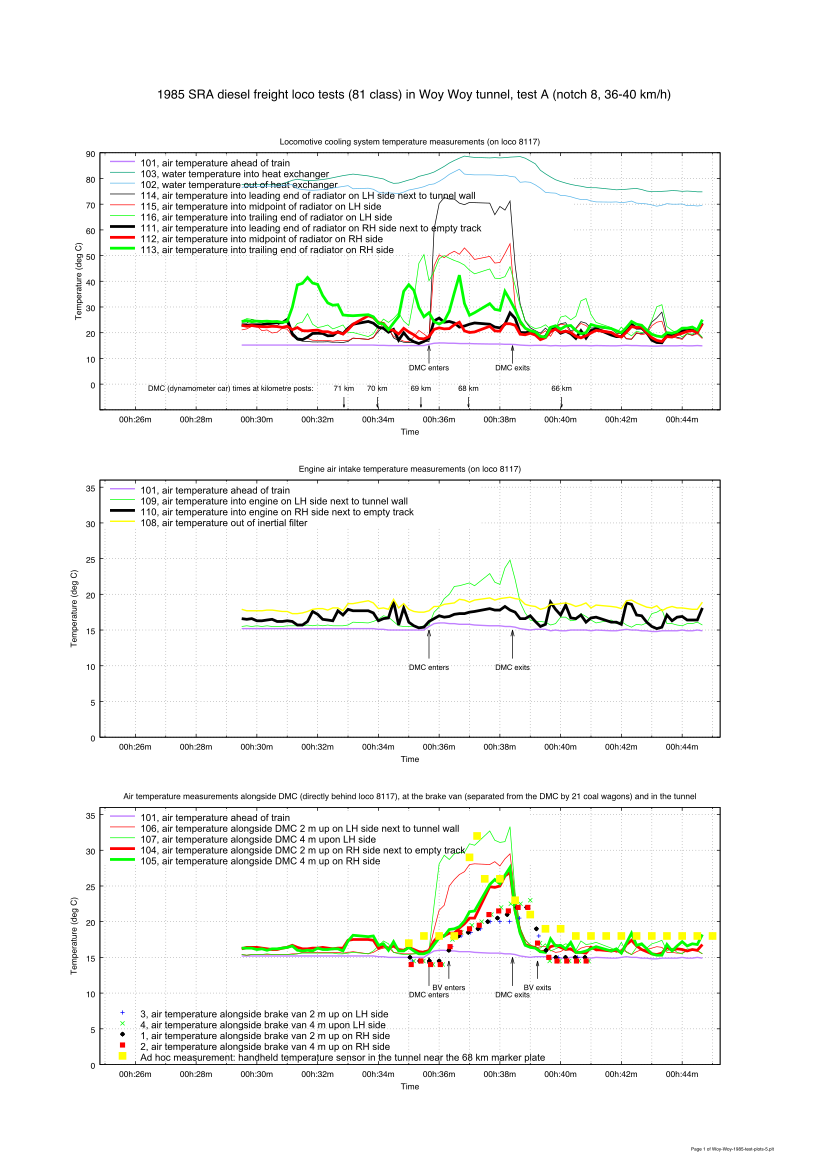

gnuplot code for this plot:
# A gnuplot file for plotting the test data from the 1985 temperature tests
# of a diesel freight train going uphill through the Woy Woy tunnel in northern
# New South Wales.  The original data is from the NSW SRA's test report.
#
# The Woy Woy tunnel is a straight, twin-track, horseshoe shaped brick tunnel
# built in the 1880s.  It is 1.79 km long and has a 1 in 150 gradient.
#
# Three tests were run, with two locos hauling a load uphill through the
# tunnel.  The second locos was heavily instrumented (temperature sensors)
# Two runs were made at notch 8 (full power) and one at notch 6.
#
# These tests led to the bodyshells of the class 81 locos being modified.
# The engine air intakes were moved lower down on the bodyshell so that the
# engine drew in cooler air when passing through a tunnel.

set terminal pdf size 21cm, 29.7cm enhanced
set output "Woy-Woy-1985-test-plots-5.pdf"
set multiplot

# Set the X axis data format in the data files.
set xdata time
set timefmt "%H:%M:%S"

# Page title and a QA label text.
set label 1 "{/*1.5 1985 SRA diesel freight loco tests (81 class) in Woy Woy tunnel, test A (notch 8, 36-40 km/h)}" at screen 0.5, 0.92 center
set label 101 "{/*0.55 Page 1 of Woy-Woy-1985-test-plots-5.plt}" at screen 0.935, 0.02 right

# Define variables that set where the labels and arrows go.  We adjust some
# of these for the different graphs.
DMCy   = -1            # Base position for the DMC labels/arrows on the Y axis
DMCup1 = -4            # Offset from the base position, to where km post arrows start on the Y axis
DMCup2 = -8            # Offset to where km post arrows ends on the Y axis
tlabel = "00:31:52"    # Position at which the DMC label goes on the X axis
t71    = "00:32:52"    # When the DMC passes the 71 km post on the X axis
t70    = "00:33:58"
t69    = "00:35:24"
tentry = "00:35:40"    # When the DMC enters the tunnel
t68    = "00:36:58"
texit  = "00:38:25"    # When the DMC exits the tunnel
t66    = "00:40:02"
DMCup3 = 9             # Position at which the train entry/exit arrows start on the Y axis
DMCup4 = +16           # Position at which the train entry/exit arrows finish on the Y axis
BVy = 3                # Base position for the brake van labels/arrows goes on the Y axis
BVup1 = 9              # Position at which brake van entry/exit arrows start on the Y axis
BVup2 = +11.5          # Position at which brake van entry/exit arrows finish on the Y axis
BVentry = "00:36:19.2" # When the brake van enters on the X axis
BVexit = "00:39:14.4"  # When the brake van exits on the X axis

# Top graph on page 1
set title "Locomotive cooling system temperature measurements (on loco 8117)"
set xrange ["00:24:50":"00:45:15"]
set xlabel "Time"
set ylabel "Temperature (deg C)"
set bmargin at screen 0.65
set tmargin at screen 0.87
set lmargin at screen 0.12
set rmargin at screen 0.87
set xtics format "%Hh:%Mm"
set grid xtics mxtics ytics y2tics
set yrange [-10:90]
set ytics 10
set label 2 "{/*0.9 DMC (dynamometer car) times at kilometre posts:}" at first tlabel, first DMCy right
set label 3 "{/*0.9 71 km}" at first t71, first DMCy center
set arrow 3 from first t71, first DMCy+DMCup1 to t71, first DMCy+DMCup2 head
set label 4 "{/*0.9 70 km}" at first t70, first DMCy center
set arrow 4 from first t70, first DMCy+DMCup1 to t70, first DMCy+DMCup2 head
set label 5 "{/*0.9 69 km}" at first t69, first DMCy center
set arrow 5 from first t69, first DMCy+DMCup1 to t69, first DMCy+DMCup2 head
set label 6 "{/*0.9 DMC enters}" at first tentry, first DMCy+DMCup3-1 center
set arrow 6 from first tentry, first DMCy+DMCup3 to tentry, first DMCy+DMCup4 head
set label 7 "{/*0.9 68 km}" at first t68, first DMCy center
set arrow 7 from first t68, first DMCy+DMCup1 to t68, first DMCy+DMCup2 head
set label 8 "{/*0.9 DMC exits}" at first texit, first DMCy+DMCup3-1 center
set arrow 8 from first texit, first DMCy+DMCup3 to texit, first DMCy+DMCup4 head
set label 9 "{/*0.9 66 km}" at first t66, first DMCy center
set arrow 9 from first t66, first DMCy+DMCup1 to t66, first DMCy+DMCup2 head
set key top left reverse Left font "arial,14"
set ytics ("" -10, "0" 0, "10" 10, "20" 20, "30" 30, "40" 40, "50" 50, "60" 60, "70" 70, "80" 80, "90" 90)
plot "Woy-Woy-1985-test-data-Digistrip.txt" \
using 1:2 title "101, air temperature ahead of train" with lines lc "purple" lw 2, \
"" using 1:4 title "103, water temperature into heat exchanger" with lines, \
"" using 1:3 title "102, water temperature out of heat exchanger" with lines, \
"" using 1:15 title "114, air temperature into leading end of radiator on LH side next to tunnel wall" with lines lc "black" , \
"" using 1:16 title "115, air temperature into midpoint of radiator on LH side" with lines lc "red", \
"" using 1:17 title "116, air temperature into trailing end of radiator on LH side" with lines lc "green", \
"" using 1:12 title "111, air temperature into leading end of radiator on RH side next to empty track" with lines lc "black" lw 4, \
"" using 1:13 title "112, air temperature into midpoint of radiator on RH side" with lines lc "red" lw 4, \
"" using 1:14 title "113, air temperature into trailing end of radiator on RH side" with lines lc "green" lw 4
unset label
unset arrow


# Middle graph on page 1
DMCup3 = 12
DMCup4 = +16
set title "Engine air intake temperature measurements (on loco 8117)"
set bmargin at screen 0.37
set tmargin at screen 0.59
set lmargin at screen 0.12
set rmargin at screen 0.87
set yrange [0:36]
set ytics 5
set label 6 "{/*0.9 DMC enters}" at first tentry, first DMCy+DMCup3-1 center
set arrow 6 from first tentry, first DMCy+DMCup3 to tentry, first DMCy+DMCup4 head
set label 8 "{/*0.9 DMC exits}" at first texit, first DMCy+DMCup3-1 center
set arrow 8 from first texit, first DMCy+DMCup3 to texit, first DMCy+DMCup4 head
plot "Woy-Woy-1985-test-data-Digistrip.txt" \
using 1:2 title "101, air temperature ahead of train" with lines lc "purple" lw 2, \
"" using 1:10 title "109, air temperature into engine on LH side next to tunnel wall" with lines lc "green", \
"" using 1:11 title "110, air temperature into engine on RH side next to empty track" with lines lc "black" lw 4, \
"" using 1:9 title "108, air temperature out of inertial filter" with lines lc "yellow" lw 2


# First bottom graph on page 1
set title "Air temperature measurements alongside DMC (directly behind loco 8117), at the brake van (separated from the DMC by 21 coal wagons) and in the tunnel"
DMCup3 = 12
DMCup4 = +16
set bmargin at screen 0.09
set tmargin at screen 0.31
set lmargin at screen 0.12
set rmargin at screen 0.87
set yrange [0:36]
set ytics 5
set label 6 "{/*0.9 DMC enters}" at first tentry, first DMCy+DMCup3-1 center
set arrow 6 from first tentry, first DMCy+DMCup3 to tentry, first DMCy+DMCup4 head
set label 8 "{/*0.9 DMC exits}" at first texit, first DMCy+DMCup3-1 center
set arrow 8 from first texit, first DMCy+DMCup3 to texit, first DMCy+DMCup4 head
plot "Woy-Woy-1985-test-data-Digistrip.txt" \
using 1:2 title "101, air temperature ahead of train" with lines lc "purple" lw 2, \
"" using 1:7 title "106, air temperature alongside DMC 2 m up on LH side next to tunnel wall" with lines lc "red", \
"" using 1:8 title "107, air temperature alongside DMC 4 m upon LH side" with lines lc "green", \
"" using 1:5 title "104, air temperature alongside DMC 2 m up on RH side next to empty track" with lines lc "red" lw 4, \
"" using 1:6 title "105, air temperature alongside DMC 4 m up on RH side" with lines lc "green" lw 4
set key bottom left reverse Left font "arial,14"
# Second bottom graph on page 1, without a border (so the graph key can be split in two).
unset title
unset xlabel
unset ylabel
unset ytics
unset xtics
unset border
unset grid
set label 6 "{/*0.9 BV enters}" at first BVentry, first BVy+BVup1-1 center
set arrow 6 from first BVentry, first BVy+BVup1 to BVentry, first BVy+BVup2 head
set label 8 "{/*0.9 BV exits}" at first BVexit, first BVy+BVup1-1 center
set arrow 8 from first BVexit, first BVy+BVup1 to BVexit, first BVy+BVup2 head
plot "Woy-Woy-1985-test-brake-van-TC3.txt" using 1:3 title "3, air temperature alongside brake van 2 m up on LH side" with points pt 1  pointsize 0.5 lc "blue" lw 1 axes x1y1, \
"Woy-Woy-1985-test-brake-van-TC4.txt" using 1:3 title "4, air temperature alongside brake van 4 m upon LH side" with points pt 2 ps 0.5 lc "green" axes x1y1, \
"Woy-Woy-1985-test-brake-van-TC1.txt" using 1:3 title "1, air temperature alongside brake van 2 m up on RH side" with points pt 3 ps 0.3 lc "black" lw 5 axes x1y1 , \
"Woy-Woy-1985-test-brake-van-TC2.txt" using 1:3 title "2, air temperature alongside brake van 4 m up on RH side" with points pt 4 ps 0.2 lc "red" lw 5 axes x1y1, \
"Woy-Woy-1985-test-68-km-post.txt" using 1:2 title "Ad hoc measurement: handheld temperature sensor in the tunnel near the 68 km marker plate" with points pt 5 ps 0.5 lc "yellow" lw 5 axes x1y1
#reset border


unset multiplot # start a new page
set multiplot
set label 101 "{/*0.55 Page 2 of Woy-Woy-1985-test-plots-5.plt}" at screen 0.935, 0.02 right
set label 1 "{/*1.5 1985 SRA diesel freight loco tests (81 class) in Woy Woy tunnel, test C (notch 8, 34-35 km/h)}" at screen 0.5, 0.92 center
set xrange ["04:02:46":"04:23:11"]
tlabel = "04:11:00"
t71    = "04:04:07"
t70    = "04:05:37"
t69    = "04:12:54"
tentry = "04:13:36"
t68    = "04:15:30"
texit  = "04:17:07"
t66    = "04:18:55"
DMCup3 = 9
DMCup4 = +16
BVentry = "04:14:40"
BVexit = "04:17:43"
# Top graph on page 2
set border
set title "Locomotive cooling system temperature measurements (on loco 8117)"
set xlabel "Time"
set ylabel "Temperature (deg C)"
set bmargin at screen 0.65
set tmargin at screen 0.87
set lmargin at screen 0.12
set rmargin at screen 0.87
set xtics format "%Hh:%Mm"
set grid xtics mxtics ytics y2tics
set yrange [-10:90]
set ytics 10
set label 2 "{/*0.9 DMC times at kilometre posts:}" at first tlabel, first DMCy right
set label 3 "{/*0.9 71 km}" at first t71, first DMCy center
set arrow 3 from first t71, first DMCy+DMCup1 to t71, first DMCy+DMCup2 head
set label 4 "{/*0.9 70 km}" at first t70, first DMCy center
set arrow 4 from first t70, first DMCy+DMCup1 to t70, first DMCy+DMCup2 head
set label 5 "{/*0.9 69 km}" at first t69, first DMCy center
set arrow 5 from first t69, first DMCy+DMCup1 to t69, first DMCy+DMCup2 head
set label 6 "{/*0.9 DMC enters}" at first tentry, first DMCy+DMCup3-1 center
set arrow 6 from first tentry, first DMCy+DMCup3 to tentry, first DMCy+DMCup4 head
set label 7 "{/*0.9 68 km}" at first t68, first DMCy center
set arrow 7 from first t68, first DMCy+DMCup1 to t68, first DMCy+DMCup2 head
set label 8 "{/*0.9 DMC exits}" at first texit, first DMCy+DMCup3-1 center
set arrow 8 from first texit, first DMCy+DMCup3 to texit, first DMCy+DMCup4 head
set label 9 "{/*0.9 66 km}" at first t66, first DMCy center
set arrow 9 from first t66, first DMCy+DMCup1 to t66, first DMCy+DMCup2 head
set key top left reverse Left font "arial,14"
set ytics ("" -10, "0" 0, "10" 10, "20" 20, "30" 30, "40" 40, "50" 50, "60" 60, "70" 70, "80" 80, "90" 90)
plot "Woy-Woy-1985-test-data-Digistrip.txt" \
using 1:2 title "101, air temperature ahead of train" with lines lc "purple" lw 2, \
"" using 1:4 title "103, water temperature into heat exchanger" with lines, \
"" using 1:3 title "102, water temperature out of heat exchanger" with lines, \
"" using 1:15 title "114, air temperature into leading end of radiator on LH side" with lines lc "black" , \
"" using 1:16 title "115, air temperature into midpoint of radiator on LH side" with lines lc "red", \
"" using 1:17 title "116, air temperature into trailing end of radiator on LH side" with lines lc "green", \
"" using 1:12 title "111, air temperature into leading end of radiator on RH side next to empty track" with lines lc "black" lw 4, \
"" using 1:13 title "112, air temperature into midpoint of radiator on RH side" with lines lc "red" lw 4, \
"" using 1:14 title "113, air temperature into trailing end of radiator on RH side" with lines lc "green" lw 4
unset label
unset arrow


# Middle graph on page 2
DMCup3 = 12
DMCup4 = +16
set title "Engine air intake temperature measurements (on loco 8117)"
set bmargin at screen 0.37
set tmargin at screen 0.59
set lmargin at screen 0.12
set rmargin at screen 0.87
set yrange [0:36]
set ytics 5
set label 6 "{/*0.9 DMC enters}" at first tentry, first DMCy+DMCup3-1 center
set arrow 6 from first tentry, first DMCy+DMCup3 to tentry, first DMCy+DMCup4 head
set label 8 "{/*0.9 DMC exits}" at first texit, first DMCy+DMCup3-1 center
set arrow 8 from first texit, first DMCy+DMCup3 to texit, first DMCy+DMCup4 head
plot "Woy-Woy-1985-test-data-Digistrip.txt" \
using 1:2 title "101, air temperature ahead of train" with lines lc "purple" lw 2, \
"" using 1:10 title "109, air temperature into engine on LH side next to tunnel wall" with lines lc "green", \
"" using 1:11 title "110, air temperature into engine on RH side next to empty track" with lines lc "black" lw 4, \
"" using 1:9 title "108, air temperature out of inertial filter" with lines lc "yellow" lw 2


# First bottom graph on page 2
set title "Air temperature measurements alongside DMC (directly behind loco 8117), at the brake van (separated from the DMC by 21 coal wagons) and in the tunnel"
DMCup3 = 12
DMCup4 = +16
set bmargin at screen 0.09
set tmargin at screen 0.31
set lmargin at screen 0.12
set rmargin at screen 0.87
set yrange [0:36]
set ytics 5
set label 6 "{/*0.9 DMC enters}" at first tentry, first DMCy+DMCup3-1 center
set arrow 6 from first tentry, first DMCy+DMCup3 to tentry, first DMCy+DMCup4 head
set label 8 "{/*0.9 DMC exits}" at first texit, first DMCy+DMCup3-1 center
set arrow 8 from first texit, first DMCy+DMCup3 to texit, first DMCy+DMCup4 head
plot "Woy-Woy-1985-test-data-Digistrip.txt" \
using 1:2 title "101, air temperature ahead of train" with lines lc "purple" lw 2, \
"" using 1:7 title "106, air temperature alongside DMC 2 m up on LH side next to tunnel wall" with lines lc "red", \
"" using 1:8 title "107, air temperature alongside DMC 4 m upon LH side" with lines lc "green", \
"" using 1:5 title "104, air temperature alongside DMC 2 m up on RH side next to empty track" with lines lc "red" lw 4, \
"" using 1:6 title "105, air temperature alongside DMC 4 m up on RH side" with lines lc "green" lw 4
set key bottom left reverse Left font "arial,14"
# Second bottom graph on page 2 (no border)
unset title
unset xlabel
unset ylabel
unset ytics
unset xtics
unset border
unset grid
set label 6 "{/*0.9 BV enters}" at first BVentry, first BVy+BVup1-1 center
set arrow 6 from first BVentry, first BVy+BVup1 to BVentry, first BVy+BVup2 head
set label 8 "{/*0.9 BV exits}" at first BVexit, first BVy+BVup1-1 center
set arrow 8 from first BVexit, first BVy+BVup1 to BVexit, first BVy+BVup2 head
plot "Woy-Woy-1985-test-brake-van-TC3.txt" using 1:3 title "3, air temperature alongside brake van 2 m up on LH side" with points pt 1  pointsize 0.5 lc "blue" lw 1 axes x1y1, \
"Woy-Woy-1985-test-brake-van-TC4.txt" using 1:3 title "4, air temperature alongside brake van 4 m upon LH side" with points pt 2 ps 0.5 lc "green" axes x1y1, \
"Woy-Woy-1985-test-brake-van-TC1.txt" using 1:3 title "1, air temperature alongside brake van 2 m up on RH side" with points pt 3 ps 0.3 lc "black" lw 5 axes x1y1 , \
"Woy-Woy-1985-test-brake-van-TC2.txt" using 1:3 title "2, air temperature alongside brake van 4 m up on RH side" with points pt 4 ps 0.2 lc "red" lw 5 axes x1y1, \
"Woy-Woy-1985-test-68-km-post.txt" using 1:2 title "Ad hoc measurement: handheld temperature sensor in the tunnel near the 68 km marker plate" with points pt 5 ps 0.5 lc "yellow" lw 5 axes x1y1
#reset border


unset multiplot # start a new page
set multiplot
set label 1 "{/*1.5 1985 SRA diesel freight loco tests (81 class) in Woy Woy tunnel, test B (notch 6, approx. 25 km/h)}" at screen 0.5, 0.92 center
set label 101 "{/*0.55 Page 3 of Woy-Woy-1985-test-plots-5.plt}" at screen 0.935, 0.02 right
set lmargin at screen 0.12
set rmargin at screen 0.87
set bmargin at screen 0.12
set tmargin at screen 0.87
set xrange ["02:22:49":"02:43:14"]
tlabel = "02:28:45"
t71    = "02:29:45"
t70    = "02:31:01"
t69    = "02:33:10"
tentry = "02:33:39"
t68    = "02:35:50"
texit  = "02:38:04"
t66    = "02:39:56"
DMCup3 = 9
DMCup4 = +16
BVentry = "02:34:50.4"
BVexit = "02:39:00"


# Top graph on page 3
set border
set title "Locomotive cooling system temperature measurements (on loco 8117)"
set xlabel "Time"
set ylabel "Temperature (deg C)"
set bmargin at screen 0.65
set tmargin at screen 0.87
set lmargin at screen 0.12
set rmargin at screen 0.87
set xtics format "%Hh:%Mm"
set grid xtics mxtics ytics y2tics
set yrange [-10:90]
set ytics 10
set label 2 "{/*0.9 DMC times at kilometre posts:}" at first tlabel, first DMCy right
set label 3 "{/*0.9 71 km}" at first t71, first DMCy center
set arrow 3 from first t71, first DMCy+DMCup1 to t71, first DMCy+DMCup2 head
set label 4 "{/*0.9 70 km}" at first t70, first DMCy center
set arrow 4 from first t70, first DMCy+DMCup1 to t70, first DMCy+DMCup2 head
set label 5 "{/*0.9 69 km}" at first t69, first DMCy center
set arrow 5 from first t69, first DMCy+DMCup1 to t69, first DMCy+DMCup2 head
set label 6 "{/*0.9 DMC enters}" at first tentry, first DMCy+DMCup3-1 center
set arrow 6 from first tentry, first DMCy+DMCup3 to tentry, first DMCy+DMCup4 head
set label 7 "{/*0.9 68 km}" at first t68, first DMCy center
set arrow 7 from first t68, first DMCy+DMCup1 to t68, first DMCy+DMCup2 head
set label 8 "{/*0.9 DMC exits}" at first texit, first DMCy+DMCup3-1 center
set arrow 8 from first texit, first DMCy+DMCup3 to texit, first DMCy+DMCup4 head
set label 9 "{/*0.9 66 km}" at first t66, first DMCy center
set arrow 9 from first t66, first DMCy+DMCup1 to t66, first DMCy+DMCup2 head
set key top left reverse Left font "arial,14"
set ytics ("" -10, "0" 0, "10" 10, "20" 20, "30" 30, "40" 40, "50" 50, "60" 60, "70" 70, "80" 80, "90" 90)
plot "Woy-Woy-1985-test-data-Digistrip.txt" \
using 1:2 title "101, air temperature ahead of train" with lines lc "purple" lw 2, \
"" using 1:4 title "103, water temperature into heat exchanger" with lines, \
"" using 1:3 title "102, water temperature out of heat exchanger" with lines, \
"" using 1:15 title "114, air temperature into leading end of radiator on LH side next to tunnel wall" with lines lc "black" , \
"" using 1:16 title "115, air temperature into midpoint of radiator on LH side" with lines lc "red", \
"" using 1:17 title "116, air temperature into trailing end of radiator on LH side" with lines lc "green", \
"" using 1:12 title "111, air temperature into leading end of radiator on RH side next to empty track" with lines lc "black" lw 4, \
"" using 1:13 title "112, air temperature into midpoint of radiator on RH side" with lines lc "red" lw 4, \
"" using 1:14 title "113, air temperature into trailing end of radiator on RH side" with lines lc "green" lw 4
unset label
unset arrow


# Middle graph on page 3
DMCup3 = 12
DMCup4 = +16
set title "Engine air intake temperature measurements (on loco 8117)"
set bmargin at screen 0.37
set tmargin at screen 0.59
set lmargin at screen 0.12
set rmargin at screen 0.87
set yrange [0:36]
set ytics 5
set label 6 "{/*0.9 DMC enters}" at first tentry, first DMCy+DMCup3-1 center
set arrow 6 from first tentry, first DMCy+DMCup3 to tentry, first DMCy+DMCup4 head
set label 8 "{/*0.9 DMC exits}" at first texit, first DMCy+DMCup3-1 center
set arrow 8 from first texit, first DMCy+DMCup3 to texit, first DMCy+DMCup4 head
plot "Woy-Woy-1985-test-data-Digistrip.txt" \
using 1:2 title "101, air temperature ahead of train" with lines lc "purple" lw 2, \
"" using 1:10 title "109, air temperature into engine on LH side next to tunnel wall" with lines lc "green", \
"" using 1:11 title "110, air temperature into engine on RH side next to empty track" with lines lc "black" lw 4, \
"" using 1:9 title "108, air temperature out of inertial filter" with lines lc "yellow" lw 2


# First bottom graph on page 3
set title "Air temperature measurements alongside DMC (directly behind loco 8117), at the brake van (separated from the DMC by 21 coal wagons) and in the tunnel"
DMCup3 = 12
DMCup4 = +16
set bmargin at screen 0.09
set tmargin at screen 0.31
set lmargin at screen 0.12
set rmargin at screen 0.87
set yrange [0:36]
set ytics 5
set label 6 "{/*0.9 DMC enters}" at first tentry, first DMCy+DMCup3-1 center
set arrow 6 from first tentry, first DMCy+DMCup3 to tentry, first DMCy+DMCup4 head
set label 8 "{/*0.9 DMC exits}" at first texit, first DMCy+DMCup3-1 center
set arrow 8 from first texit, first DMCy+DMCup3 to texit, first DMCy+DMCup4 head
plot "Woy-Woy-1985-test-data-Digistrip.txt" \
using 1:2 title "101, air temperature ahead of train" with lines lc "purple" lw 2, \
"" using 1:7 title "106, air temperature alongside DMC 2 m up on LH side next to tunnel wall" with lines lc "red", \
"" using 1:8 title "107, air temperature alongside DMC 4 m upon LH side" with lines lc "green", \
"" using 1:5 title "104, air temperature alongside DMC 2 m up on RH side next to empty track" with lines lc "red" lw 4, \
"" using 1:6 title "105, air temperature alongside DMC 4 m up on RH side" with lines lc "green" lw 4
# Second bottom graph on page 3 (no border)
set key bottom left reverse Left font "arial,14"
unset title
unset xlabel
unset ylabel
unset ytics
unset xtics
unset border
unset grid
set label 6 "{/*0.9 BV enters}" at first BVentry, first BVy+BVup1-1 center
set arrow 6 from first BVentry, first BVy+BVup1 to BVentry, first BVy+BVup2 head
set label 8 "{/*0.9 BV exits}" at first BVexit, first BVy+BVup1-1 center
set arrow 8 from first BVexit, first BVy+BVup1 to BVexit, first BVy+BVup2 head
plot "Woy-Woy-1985-test-brake-van-TC3.txt" using 1:3 title "3, air temperature alongside brake van 2 m up on LH side" with points pt 1  pointsize 0.5 lc "blue" lw 1 axes x1y1, \
"Woy-Woy-1985-test-brake-van-TC4.txt" using 1:3 title "4, air temperature alongside brake van 4 m upon LH side" with points pt 2 ps 0.5 lc "green" axes x1y1, \
"Woy-Woy-1985-test-brake-van-TC1.txt" using 1:3 title "1, air temperature alongside brake van 2 m up on RH side" with points pt 3 ps 0.3 lc "black" lw 5 axes x1y1 , \
"Woy-Woy-1985-test-brake-van-TC2.txt" using 1:3 title "2, air temperature alongside brake van 4 m up on RH side" with points pt 4 ps 0.2 lc "red" lw 5 axes x1y1, \
"Woy-Woy-1985-test-68-km-post.txt" using 1:2 title "Ad hoc measurement: handheld temperature sensor in the tunnel near the 68 km marker plate" with points pt 5 ps 0.5 lc "yellow" lw 5 axes x1y1
